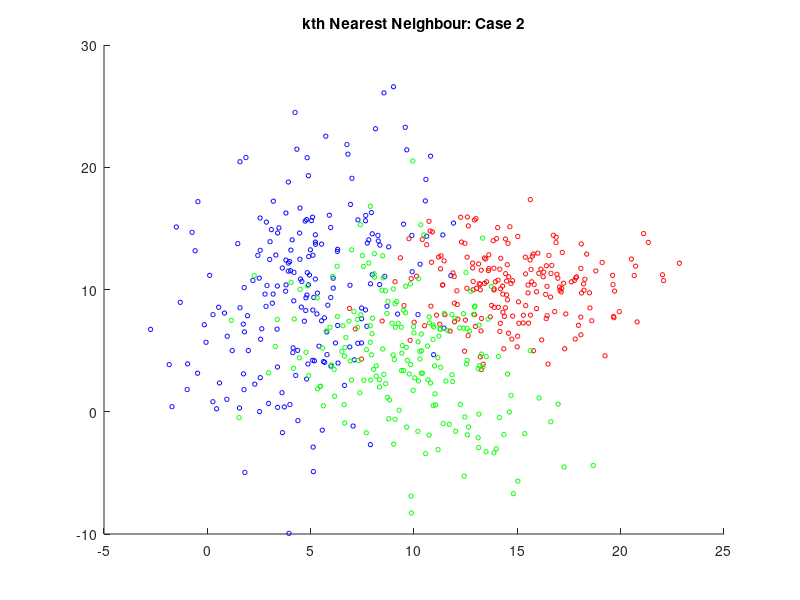

The MATLAB source for this figure: (Note: this script raises an error after producing the figure.)
clear all;
close all;

MU1 = [5 10];
SIGMA1 = [8 4; 4 40];
MU2 = [15 10];
SIGMA2 = [8 0; 0 8];
MU3 = [10 5];
SIGMA3 = [10 -5; -5 20];
X1 = mvnrnd(MU1,SIGMA1,200);
X2 = mvnrnd(MU2,SIGMA2,200);
X3 = mvnrnd(MU3, SIGMA3, 200);

SIGMA1 = cov(X1);
SIGMA2 = cov(X2);
SIGMA3 = cov(X3);

range1 = [-5:0.1:20]
range2 = [-5:0.1:20]

figure;
title('kth Nearest Neighbour: Case 2');
hold on;

scatter(X1(:,1), X1(:,2), 10, 'b');
scatter(X2(:,1), X2(:,2), 10, 'r');
scatter(X3(:,1), X3(:,2), 10, 'g');

[c_vectors, c_values] = eigs(SIGMA1);
[d_vectors, d_values] = eigs(SIGMA2);
[e_vectors, e_values] = eigs(SIGMA3);

kNN_1 = kNN_FS(range1, range2, 1, X1, X2, X3);
kNN_5 = kNN_FS(range1, range2, 5, X1, X2, X3);
contour(range1, range2, kNN_1', 2, '--r');
contour(range1, range2, kNN_5', 2, '--b');
legend('Class C', 'Class D', 'Class E', 'k = 1', 'k = 5');
hold on;

c_theta = atan2(c_vectors(2,1), c_vectors(1,1));
plot_ellipse(MU1(1), MU1(2), c_theta, sqrt(c_values(1,1)), sqrt(c_values(2,2)));

d_theta = atan2(d_vectors(2,1), d_vectors(1,1));
plot_ellipse(MU2(1), MU2(2), d_theta, sqrt(d_values(1,1)),sqrt(d_values(2,2)));

e_theta = atan2(e_vectors(2,1), e_vectors(1,1));
plot_ellipse(MU3(1), MU3(2), e_theta, sqrt(e_values(1,1)),sqrt(e_values(2,2)));

case2_classes = {X1, X2, X3};
confusion_1 = zeros(size(case2_classes, 2));
confusion_2 = zeros(size(case2_classes, 2));

for i=1:size(case2_classes, 2)
    current_class = cell2mat(case2_classes(i));
    for j=1:size(current_class, 1)

       predicted_1 = kNN_FS(current_class(j,1), current_class(j,2), 1, X1, X2, X3);
       predicted_2 = kNN_FS(current_class(j,1), current_class(j,2), 5, X1, X2, X3);
       confusion_1(i,predicted_1) = confusion_1(i,predicted_1) + 1;
       confusion_2(i,predicted_2) = confusion_2(i,predicted_2) + 1;
    end
end 

confusion_1
confusion_2

error_1 = (sum(confusion_1(:)) - trace(confusion_1)) / sum(confusion_1(:))
error_2 = (sum(confusion_2(:)) - trace(confusion_2)) / sum(confusion_2(:))